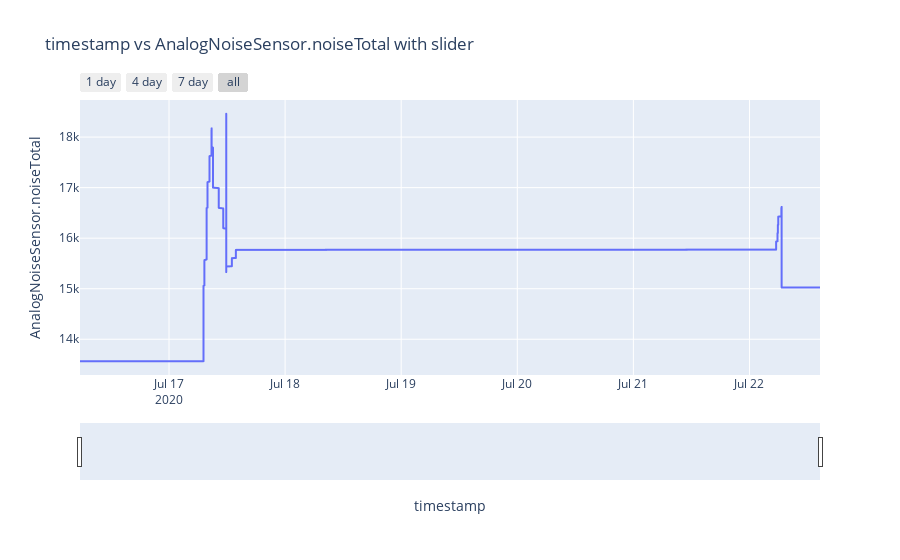

The notebook cell this image was saved under:
### Code cell
import plotly.express as px
fig = px.line(X3, x='timestamp',y = 'AnalogNoiseSensor.noiseTotal',title= 'timestamp vs AnalogNoiseSensor.noiseTotal with slider')

fig.update_xaxes(
     rangeslider_visible=True,
     rangeselector=dict(
        buttons=list([
            dict(count=1, label="1 day", step="day", stepmode="backward"),
            dict(count=2, label="4 day", step="day", stepmode="backward"),
            dict(count=3, label="7 day", step="day", stepmode="backward"),
            dict(step="all")
        ])
     )
)
fig.show()

### Figure 1 — Plotly figure (JSON) as saved in the notebook; plotly's stock layout.template omitted (floating-point values rounded to 4 significant figures; data arrays with more than 128 entries replaced by an {"elided": "..."} marker saying what was removed)
{"data": [{"hovertemplate": "timestamp=%{x}<br>AnalogNoiseSensor.noiseTotal=%{y}<extra></extra>", "legendgroup": "", "line": {"color": "#636efa", "dash": "solid"}, "mode": "lines", "name": "", "showlegend": false, "type": "scattergl", "x": {"elided": "2302 str values"}, "xaxis": "x", "y": {"elided": "2302 float values"}, "yaxis": "y"}], "layout": {"legend": {"tracegroupgap": 0}, "title": {"text": "timestamp vs AnalogNoiseSensor.noiseTotal with slider"}, "xaxis": {"anchor": "y", "domain": [0, 1], "rangeselector": {"buttons": [{"count": 1, "label": "1 day", "step": "day", "stepmode": "backward"}, {"count": 2, "label": "4 day", "step": "day", "stepmode": "backward"}, {"count": 3, "label": "7 day", "step": "day", "stepmode": "backward"}, {"step": "all"}]}, "rangeslider": {"visible": true}, "title": {"text": "timestamp"}}, "yaxis": {"anchor": "x", "domain": [0, 1], "title": {"text": "AnalogNoiseSensor.noiseTotal"}}}}
